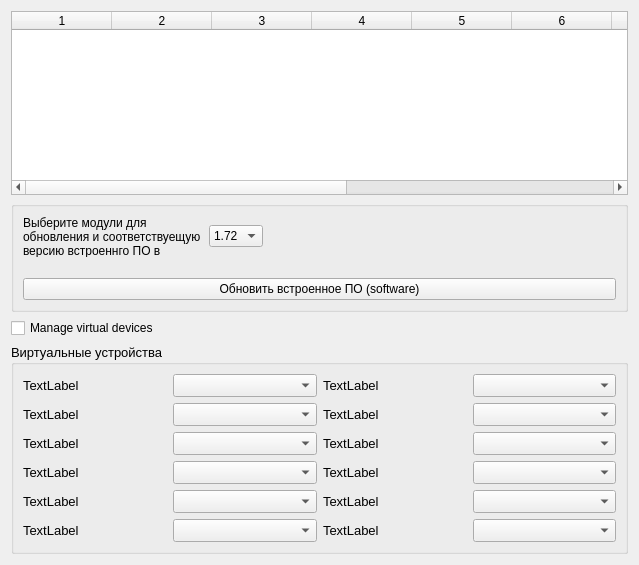
          <widget class="QWidget" name="scrollAreaWidgetContents_3">
           <property name="geometry">
            <rect>
             <x>0</x>
             <y>0</y>
             <width>635</width>
             <height>565</height>
            </rect>
           </property>
           <layout class="QVBoxLayout" name="verticalLayout_15">
            <item>
             <layout class="QVBoxLayout" name="verticalLayout_14">
              <item>
               <layout class="QVBoxLayout" name="verticalLayout_13">
                <item>
                 <widget class="QTableWidget" name="tableWidget_3">
                  <column>
                   <property name="text">
                    <string>1</string>
                   </property>
                  </column>
                  <column>
                   <property name="text">
                    <string>2</string>
                   </property>
                  </column>
                  <column>
                   <property name="text">
                    <string>3</string>
                   </property>
                  </column>
                  <column>
                   <property name="text">
                    <string>4</string>
                   </property>
                  </column>
                  <column>
                   <property name="text">
                    <string>5</string>
                   </property>
                  </column>
                  <column>
                   <property name="text">
                    <string>6</string>
                   </property>
                  </column>
                  <column>
                   <property name="text">
                    <string>7</string>
                   </property>
                  </column>
                  <column>
                   <property name="text">
                    <string>8</string>
                   </property>
                  </column>
                  <column>
                   <property name="text">
                    <string>9</string>
                   </property>
                  </column>
                  <column>
                   <property name="text">
                    <string>11</string>
                   </property>
                  </column>
                  <column>
                   <property name="text">
                    <string>12</string>
                   </property>
                  </column>
                 </widget>
                </item>
                <item>
                 <widget class="QGroupBox" name="groupBox">
                  <layout class="QFormLayout" name="formLayout_3">
                   <item row="0" column="0">
                    <layout class="QHBoxLayout" name="horizontalLayout_9">
                     <item>
                      <widget class="QLabel" name="label_19">
                       <property name="minimumSize">
                        <size>
                         <width>180</width>
                         <height>41</height>
                        </size>
                       </property>
                       <property name="text">
                        <string>Выберите модули для обновления и соответствуещую версию встроеннго ПО в таблице</string>
                       </property>
                       <property name="wordWrap">
                        <bool>true</bool>
                       </property>
                       <property name="openExternalLinks">
                        <bool>false</bool>
                       </property>
                      </widget>
                     </item>
                     <item>
                      <widget class="QComboBox" name="comboBox_4">
                       <item>
                        <property name="text">
                         <string>1.72</string>
                        </property>
                       </item>
                      </widget>
                     </item>
                    </layout>
                   </item>
                   <item row="1" column="0" colspan="2">
                    <widget class="QPushButton" name="pushButton_4">
                     <property name="minimumSize">
                      <size>
                       <width>593</width>
                       <height>0</height>
                      </size>
                     </property>
                     <property name="text">
                      <string>Обновить встроенное ПО (software)</string>
                     </property>
                    </widget>
                   </item>
                  </layout>
                 </widget>
                </item>
               </layout>
              </item>
              <item>
               <widget class="QCheckBox" name="checkBox_4">
                <property name="text">
                 <string>Manage virtual devices</string>
                </property>
               </widget>
              </item>
             </layout>
            </item>
            <item>
             <widget class="QGroupBox" name="groupBox_8">
              <property name="font">
               <font>
                <pointsize>10</pointsize>
               </font>
              </property>
              <property name="title">
               <string>Виртуальные устройства</string>
              </property>
              <property name="flat">
               <bool>true</bool>
              </property>
              <property name="checkable">
               <bool>false</bool>
              </property>
              <property name="checked">
               <bool>false</bool>
              </property>
              <layout class="QVBoxLayout" name="verticalLayout_17">
               <item>
                <layout class="QVBoxLayout" name="verticalLayout_16">
                 <item>
                  <layout class="QHBoxLayout" name="horizontalLayout_32">
                   <item>
                    <layout class="QHBoxLayout" name="horizontalLayout_33">
                     <item>
                      <widget class="QLabel" name="label_31">
                       <property name="minimumSize">
                        <size>
                         <width>75</width>
                         <height>0</height>
                        </size>
                       </property>
                       <property name="text">
                        <string>TextLabel</string>
                       </property>
                      </widget>
                     </item>
                     <item>
                      <widget class="QComboBox" name="comboBox_23"/>
                     </item>
                    </layout>
                   </item>
                   <item>
                    <layout class="QHBoxLayout" name="horizontalLayout_34">
                     <item>
                      <widget class="QLabel" name="label_32">
                       <property name="minimumSize">
                        <size>
                         <width>75</width>
                         <height>0</height>
                        </size>
                       </property>
                       <property name="text">
                        <string>TextLabel</string>
                       </property>
                      </widget>
                     </item>
                     <item>
                      <widget class="QComboBox" name="comboBox_24"/>
                     </item>
                    </layout>
                   </item>
                  </layout>
                 </item>
                 <item>
                  <layout class="QHBoxLayout" name="horizontalLayout_26">
                   <item>
                    <layout class="QHBoxLayout" name="horizontalLayout_27">
                     <item>
                      <widget class="QLabel" name="label_27">
                       <property name="minimumSize">
                        <size>
                         <width>75</width>
                         <height>0</height>
                        </size>
                       </property>
                       <property name="text">
                        <string>TextLabel</string>
                       </property>
                      </widget>
                     </item>
                     <item>
                      <widget class="QComboBox" name="comboBox_19"/>
                     </item>
                    </layout>
                   </item>
                   <item>
                    <layout class="QHBoxLayout" name="horizontalLayout_28">
                     <item>
                      <widget class="QLabel" name="label_28">
                       <property name="minimumSize">
                        <size>
                         <width>75</width>
                         <height>0</height>
                        </size>
                       </property>
                       <property name="text">
                        <string>TextLabel</string>
                       </property>
                      </widget>
                     </item>
                     <item>
                      <widget class="QComboBox" name="comboBox_20"/>
                     </item>
                    </layout>
                   </item>
                  </layout>
                 </item>
                 <item>
                  <layout class="QHBoxLayout" name="horizontalLayout_29">
                   <item>
                    <layout class="QHBoxLayout" name="horizontalLayout_30">
                     <item>
                      <widget class="QLabel" name="label_29">
                       <property name="minimumSize">
                        <size>
                         <width>75</width>
                         <height>0</height>
                        </size>
                       </property>
                       <property name="text">
                        <string>TextLabel</string>
                       </property>
                      </widget>
                     </item>
                     <item>
                      <widget class="QComboBox" name="comboBox_21"/>
                     </item>
                    </layout>
                   </item>
                   <item>
                    <layout class="QHBoxLayout" name="horizontalLayout_31">
                     <item>
                      <widget class="QLabel" name="label_30">
                       <property name="minimumSize">
                        <size>
                         <width>75</width>
                         <height>0</height>
                        </size>
                       </property>
                       <property name="text">
                        <string>TextLabel</string>
                       </property>
                      </widget>
                     </item>
                     <item>
                      <widget class="QComboBox" name="comboBox_22"/>
                     </item>
                    </layout>
                   </item>
                  </layout>
                 </item>
                 <item>
                  <layout class="QHBoxLayout" name="horizontalLayout_19">
                   <item>
                    <layout class="QHBoxLayout" name="horizontalLayout_18">
                     <item>
                      <widget class="QLabel" name="label_21">
                       <property name="minimumSize">
                        <size>
                         <width>75</width>
                         <height>0</height>
                        </size>
                       </property>
                       <property name="text">
                        <string>TextLabel</string>
                       </property>
                      </widget>
                     </item>
                     <item>
                      <widget class="QComboBox" name="comboBox_12"/>
                     </item>
                    </layout>
                   </item>
                   <item>
                    <layout class="QHBoxLayout" name="horizontalLayout_10">
                     <item>
                      <widget class="QLabel" name="label_20">
                       <property name="minimumSize">
                        <size>
                         <width>75</width>
                         <height>0</height>
                        </size>
                       </property>
                       <property name="text">
                        <string>TextLabel</string>
                       </property>
                      </widget>
                     </item>
                     <item>
                      <widget class="QComboBox" name="comboBox_11"/>
                     </item>
                    </layout>
                   </item>
                  </layout>
                 </item>
                 <item>
                  <layout class="QHBoxLayout" name="horizontalLayout_20">
                   <item>
                    <layout class="QHBoxLayout" name="horizontalLayout_21">
                     <item>
                      <widget class="QLabel" name="label_22">
                       <property name="minimumSize">
                        <size>
                         <width>75</width>
                         <height>0</height>
                        </size>
                       </property>
                       <property name="text">
                        <string>TextLabel</string>
                       </property>
                      </widget>
                     </item>
                     <item>
                      <widget class="QComboBox" name="comboBox_13"/>
                     </item>
                    </layout>
                   </item>
                   <item>
                    <layout class="QHBoxLayout" name="horizontalLayout_22">
                     <item>
                      <widget class="QLabel" name="label_23">
                       <property name="minimumSize">
                        <size>
                         <width>75</width>
                         <height>0</height>
                        </size>
                       </property>
                       <property name="text">
                        <string>TextLabel</string>
                       </property>
                      </widget>
                     </item>
                     <item>
                      <widget class="QComboBox" name="comboBox_14"/>
                     </item>
                    </layout>
                   </item>
                  </layout>
                 </item>
                 <item>
                  <layout class="QHBoxLayout" name="horizontalLayout_23">
                   <item>
                    <layout class="QHBoxLayout" name="horizontalLayout_24">
                     <item>
                      <widget class="QLabel" name="label_24">
                       <property name="minimumSize">
                        <size>
                         <width>75</width>
                         <height>0</height>
                        </size>
                       </property>
                       <property name="text">
                        <string>TextLabel</string>
                       </property>
                      </widget>
                     </item>
                     <item>
                      <widget class="QComboBox" name="comboBox_15"/>
                     </item>
                    </layout>
                   </item>
                   <item>
                    <layout class="QHBoxLayout" name="horizontalLayout_25">
                     <item>
                      <widget class="QLabel" name="label_26">
                       <property name="minimumSize">
                        <size>
                         <width>75</width>
                         <height>0</height>
                        </size>
                       </property>
                       <property name="text">
                        <string>TextLabel</string>
                       </property>
                      </widget>
                     </item>
                     <item>
                      <widget class="QComboBox" name="comboBox_18"/>
                     </item>
                    </layout>
                   </item>
                  </layout>
                 </item>
                </layout>
               </item>
              </layout>
             </widget>
            </item>
           </layout>
          </widget>
